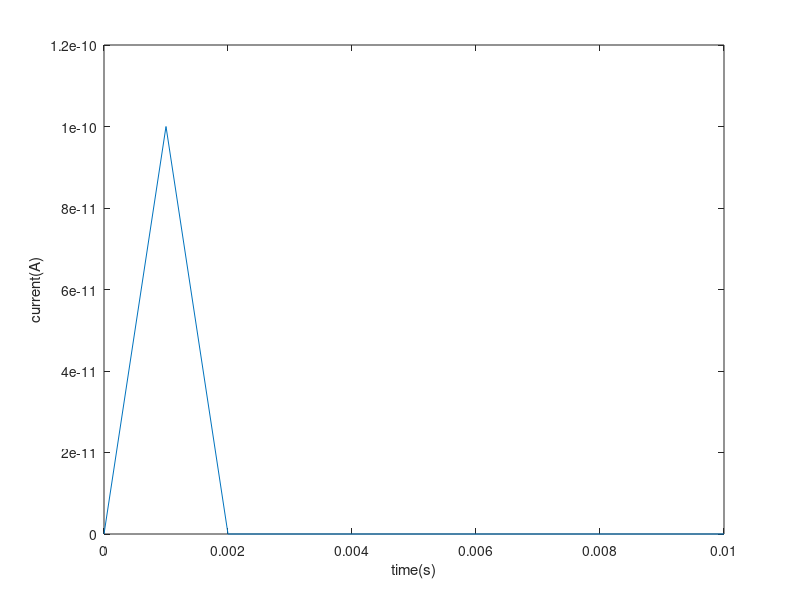

Recreate this plot in MATLAB.
%{
Setup an injection of a pulse of current
that can be later queried using linear
interpolation: 𝐼𝑠𝑡𝑖𝑚 from t1 to t2 (ms)
%}

mag=1e-10; 
t1=9e-4;
d=2e-4; 
t2=t1+d; 
tf=10; 
Istim = [ 0, 0
 t1-eps, 0
 t1, mag
 t2, mag
 t2+eps, 0
 tf, 0 ]; 
t=0:1e-3:.01;
inputCurrent = interp1(Istim(:,1),Istim(:,2),t);
plot(t,inputCurrent)
xlabel("time(s)")
ylabel("current(A)")